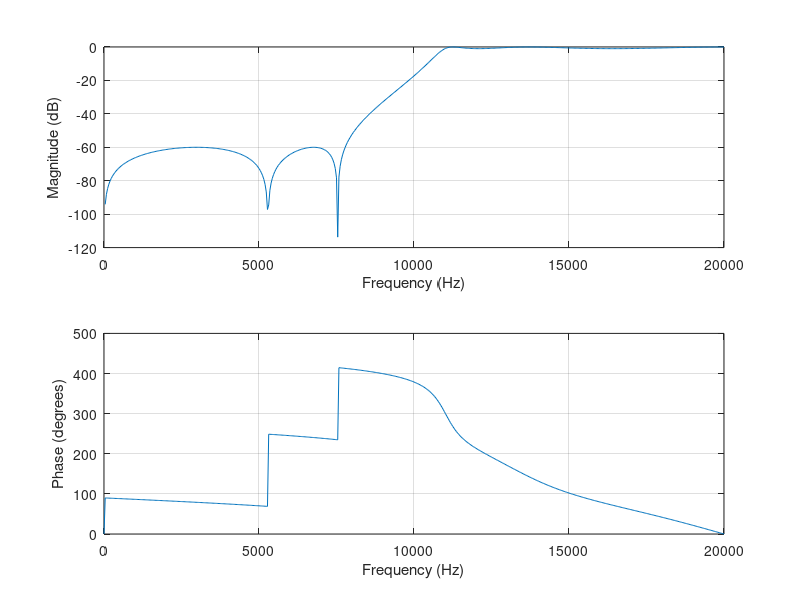

The MATLAB source for this figure:
pkg load signal

output_precision(8)

function build_elliptic_filter(n,Rp,Rs,Wp,fs,t)
  disp("")
  disp("-------------")
  disp(t)
  disp("-------------")
  if strcmp(t, "high")
    [b,a] = ellip(n, Rp, Rs, Wp*2/fs, t);
  else
    [b,a] = ellip(n, Rp, Rs, Wp*2/fs);
  end
  freqz(b, a, [], fs)
  sos = tf2sos(b, a)
  [bh, ah] = sos2tf(sos);
  errB = norm(bh-b)/norm(b)
  errA = norm(ah-a)/norm(a)
end

# filter cutoffs determined so that the -20db point of the frequency response
# correlates (roughly) to the nearest cutoff frequency of the adjancent filter(s)
# and also spanning one octave
fs = 40000
build_elliptic_filter(4, 1, 50, 60, fs, "low")
build_elliptic_filter(3, 1, 60, [80, 160], fs, "band 1")
build_elliptic_filter(4, 1, 60, [200, 400], fs, "band 2")
build_elliptic_filter(3, 1, 60, [450, 900], fs, "band 3")
build_elliptic_filter(4, 1, 60, [1000, 2000], fs, "band 4")
build_elliptic_filter(4, 1, 60, [2300, 4600], fs, "band 5")
build_elliptic_filter(4, 1, 60, [5000, 10000], fs, "band 6")
build_elliptic_filter(5, 1, 60, 11000, fs, "high")
